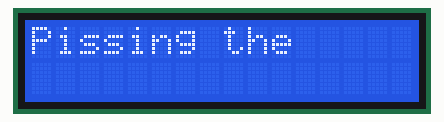
Simulated run of this sketch. Board: Arduino Uno, built with avr-gcc and run on an emulated ATmega328P. Shown: 16×2 character LCD.

Above: at 0.1 s.
At 6.8 s:
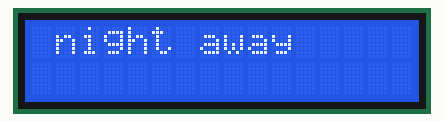
At 14.0 s:
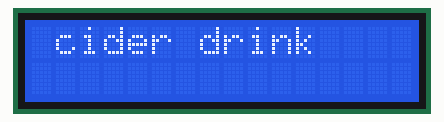
At 21.8 s:
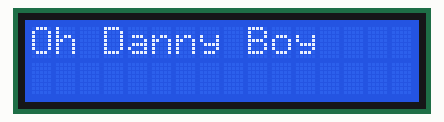
At 23.3 s:
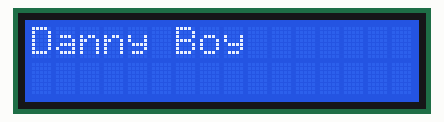
At 39.2 s:
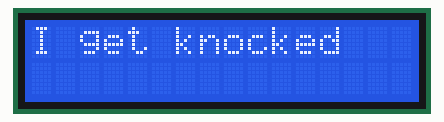

The sketch:

get_knocked_down.ino
```cpp
// INCLUSÃO DE BIBLIOTECAS
#include <Wire.h>
#include <LiquidCrystal_I2C.h>

// DEFINIÇÕES
#define endereco  0x27
#define colunas   16
#define linhas    2


// INSTANCIANDO OBJETOS
LiquidCrystal_I2C lcd(endereco, colunas, linhas);


void printOnLcd(String text,int delei) {
  lcd.print(text);
  delay(delei);
  lcd.clear();
}
void setup() {
  lcd.init();
  lcd.backlight();
  lcd.clear(); //
  lcd.setCursor(0, 0);

}

int vel1 = 700;
int vel2 = 2200;
void loop() {

 printOnLcd("Pissing the",vel2);
 printOnLcd(" night away",vel2);
 printOnLcd("Pissing the",vel2);
 printOnLcd(" night away",vel2);

 printOnLcd("He drinks a ",vel1);
 printOnLcd(" whiskey drink",vel1);
 printOnLcd("He drinks a ",vel1);
 printOnLcd(" vodka drink",vel1);
 printOnLcd("He drinks a ",vel1);
 printOnLcd(" lager drink",vel1);
 printOnLcd("He drinks a ",vel1);
 printOnLcd(" cider drink",vel1);

 printOnLcd("He sings ",vel1);
 printOnLcd("the songs",vel1);
 printOnLcd("That remind ",vel1);
 printOnLcd("him of the",vel1);
 printOnLcd(" good times",vel1);
 printOnLcd("He sings ",vel1);
 printOnLcd("the songs",vel1);
 printOnLcd("That remind ",vel1);
 printOnLcd("him of the",vel1);
 printOnLcd(" better times",vel1);

 printOnLcd("Oh Danny Boy",1500);
 printOnLcd("Danny Boy",1500);
 printOnLcd("Danny Boy",1500);


 printOnLcd("I get knocked ",vel1);
 printOnLcd("down,but I ",vel1);
 printOnLcd("get up again ",vel1);

 printOnLcd("You are never ",vel1);
 printOnLcd("gonna keep  ",vel1);
 printOnLcd("me down",vel1);

 printOnLcd("I get knocked ",vel1);
 printOnLcd("down,but I ",vel1);
 printOnLcd("get up again ",vel1);

 printOnLcd("You are never ",vel1);
 printOnLcd("gonna keep  ",vel1);
 printOnLcd("me down",vel1);

 printOnLcd("I get knocked ",vel1);
 printOnLcd("down,but I ",vel1);
 printOnLcd("get up again ",vel1);

 printOnLcd("You are never ",vel1);
 printOnLcd("gonna keep  ",vel1);
 printOnLcd("me down",vel1);

 printOnLcd("I get knocked ",vel1);
 printOnLcd("down,but I ",vel1);
 printOnLcd("get up again ",vel1);

 printOnLcd("You are never ",vel1);
 printOnLcd("gonna keep  ",vel1);
 printOnLcd("me down",vel1);

 delay(5000);


}
```

Measured:
- what the display in image 1 shows lasts 2.2 s, from 6.7 s to 8.9 s
- what the display in image 2 shows lasts 0.7 s, from 13.9 s to 14.6 s
- what the display in image 3 shows lasts 1.5 s, from 21.8 s to 23.3 s
- what the display in image 4 shows lasts 3.0 s, from 23.3 s to 26.3 s
